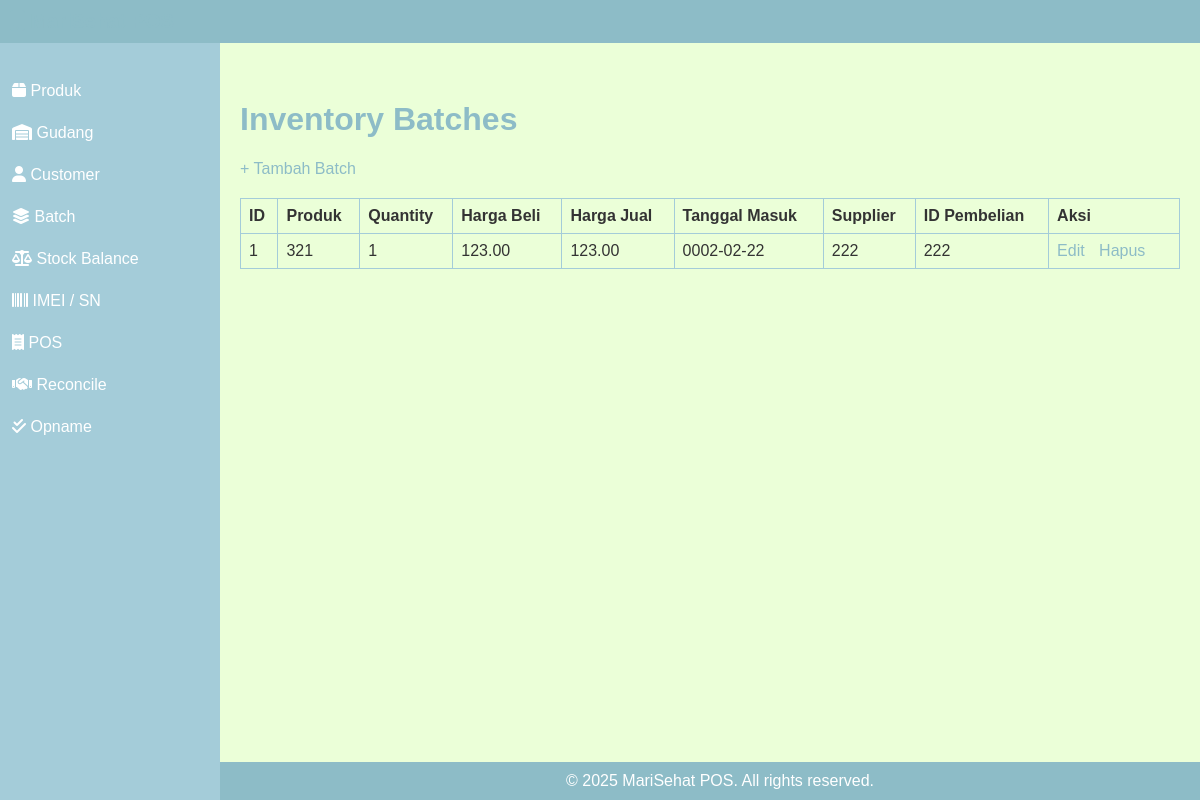
/inventory_batches/index.php, run on an earlier commit of the app's database.
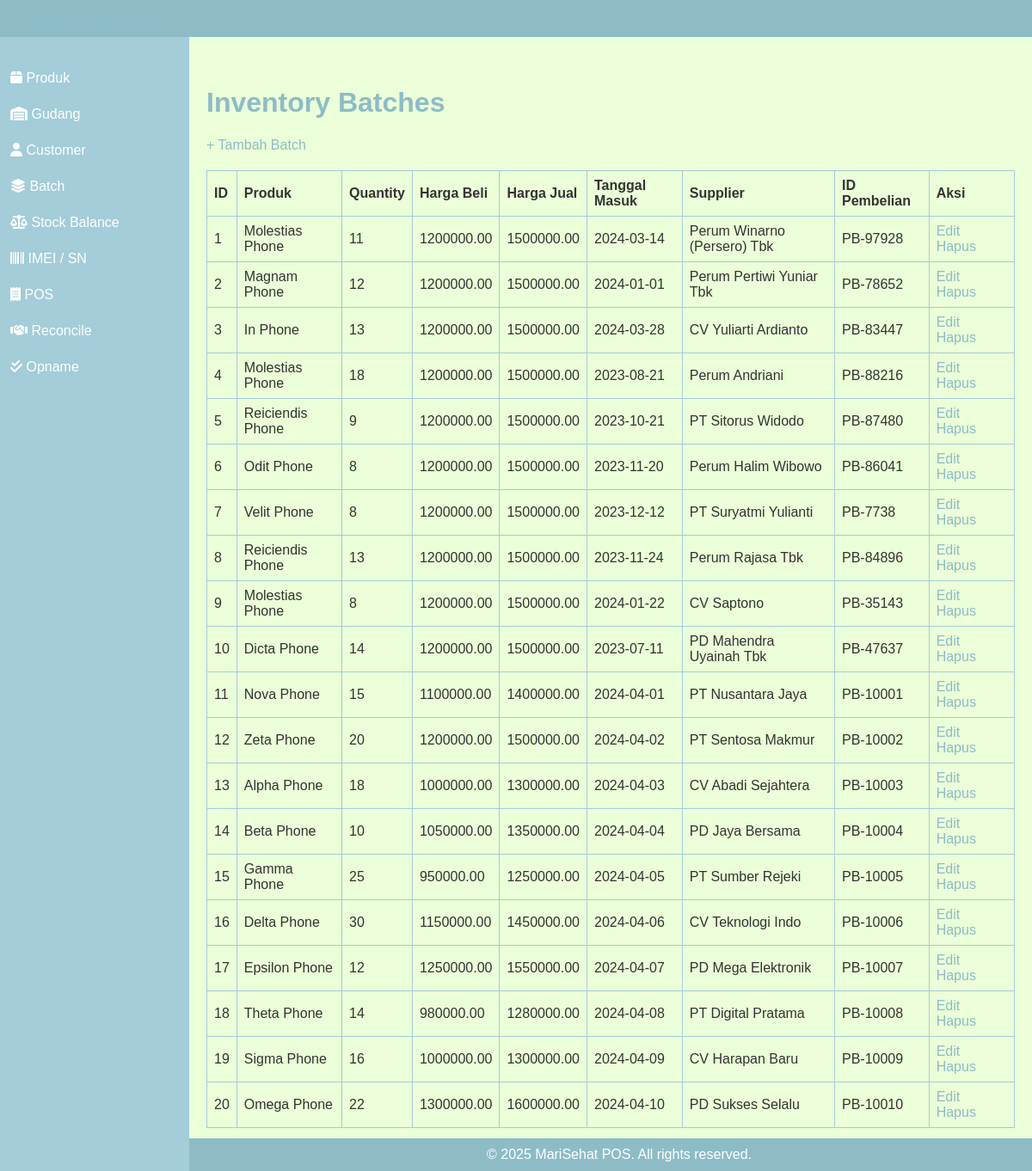
And on a later commit of the database.
### tables this page shows
CREATE TABLE `inventory_batches` (
  `id` int(11) NOT NULL,
  `product_id` int(11) DEFAULT NULL,
  `quantity` int(11) DEFAULT NULL,
  `harga_beli` decimal(15,2) DEFAULT NULL,
  `harga_jual` decimal(15,2) DEFAULT NULL,
  `tanggal_masuk` date DEFAULT NULL,
  `supplier` varchar(100) DEFAULT NULL,
  `id_pembelian` varchar(50) DEFAULT NULL
);

CREATE TABLE `products` (
  `id` int(11) NOT NULL,
  `item_code` varchar(50) DEFAULT NULL,
  `sku` varchar(50) NOT NULL,
  `nama_produk` varchar(100) DEFAULT NULL,
  `variant` varchar(50) DEFAULT NULL,
  `brand` varchar(50) DEFAULT NULL,
  `category` varchar(50) DEFAULT NULL
);

### inventory_batches/index.php (the view)
<?php
require '../db.php';
$stmt = $pdo->query("SELECT inventory_batches.*, products.nama_produk
    FROM inventory_batches
    JOIN products ON inventory_batches.product_id = products.id");
$batches = $stmt->fetchAll();
?>
<link rel="stylesheet" href="../css/style.css">
<?php include '../includes/header.php'; ?>
<?php include '../includes/sidebar.php'; ?>
<h1>Inventory Batches</h1>
<a href="create.php">+ Tambah Batch</a>
<table>
    <tr>
        <th>ID</th>
        <th>Produk</th>
        <th>Quantity</th>
        <th>Harga Beli</th>
        <th>Harga Jual</th>
        <th>Tanggal Masuk</th>
        <th>Supplier</th>
        <th>ID Pembelian</th>
        <th>Aksi</th>
    </tr>
    <?php foreach ($batches as $b): ?>
    <tr>
        <td><?= $b['id'] ?></td>
        <td><?= htmlspecialchars($b['nama_produk']) ?></td>
        <td><?= $b['quantity'] ?></td>
        <td><?= $b['harga_beli'] ?></td>
        <td><?= $b['harga_jual'] ?></td>
        <td><?= $b['tanggal_masuk'] ?></td>
        <td><?= htmlspecialchars($b['supplier']) ?></td>
        <td><?= htmlspecialchars($b['id_pembelian']) ?></td>
        <td>
            <a href="edit.php?id=<?= $b['id'] ?>">Edit</a>
            <a href="delete.php?id=<?= $b['id'] ?>" onclick="return confirm('Yakin hapus?')">Hapus</a>
        </td>
    </tr>
    <?php endforeach; ?>
</table>
<?php include '../includes/footer.php'; ?>

What changed in the data, as far as the page shows it:
changed inventory_batches id 1: product.nama_produk "321" → "Molestias Phone"; quantity "1" → "11"; harga_beli "123.00" → "1200000.00"; harga_jual "123.00" → "1500000.00"; tanggal_masuk "0002-02-22" → "2024-03-14"; supplier "222" → "Perum Winarno (Persero) Tbk"; id_pembelian "222" → "PB-97928"
added inventory_batches: id "2", product.nama_produk "Magnam Phone", quantity "12", harga_beli "1200000.00", harga_jual "1500000.00", tanggal_masuk "2024-01-01", supplier "Perum Pertiwi Yuniar Tbk", id_pembelian "PB-78652"
added inventory_batches: id "3", product.nama_produk "In Phone", quantity "13", harga_beli "1200000.00", harga_jual "1500000.00", tanggal_masuk "2024-03-28", supplier "CV Yuliarti Ardianto", id_pembelian "PB-83447"
added inventory_batches: id "4", product.nama_produk "Molestias Phone", quantity "18", harga_beli "1200000.00", harga_jual "1500000.00", tanggal_masuk "2023-08-21", supplier "Perum Andriani", id_pembelian "PB-88216"
added inventory_batches: id "5", product.nama_produk "Reiciendis Phone", quantity "9", harga_beli "1200000.00", harga_jual "1500000.00", tanggal_masuk "2023-10-21", supplier "PT Sitorus Widodo", id_pembelian "PB-87480"
added inventory_batches: id "6", product.nama_produk "Odit Phone", quantity "8", harga_beli "1200000.00", harga_jual "1500000.00", tanggal_masuk "2023-11-20", supplier "Perum Halim Wibowo", id_pembelian "PB-86041"
added inventory_batches: id "7", product.nama_produk "Velit Phone", quantity "8", harga_beli "1200000.00", harga_jual "1500000.00", tanggal_masuk "2023-12-12", supplier "PT Suryatmi Yulianti", id_pembelian "PB-7738"
added inventory_batches: id "8", product.nama_produk "Reiciendis Phone", quantity "13", harga_beli "1200000.00", harga_jual "1500000.00", tanggal_masuk "2023-11-24", supplier "Perum Rajasa Tbk", id_pembelian "PB-84896"
added inventory_batches: id "9", product.nama_produk "Molestias Phone", quantity "8", harga_beli "1200000.00", harga_jual "1500000.00", tanggal_masuk "2024-01-22", supplier "CV Saptono", id_pembelian "PB-35143"
added inventory_batches: id "10", product.nama_produk "Dicta Phone", quantity "14", harga_beli "1200000.00", harga_jual "1500000.00", tanggal_masuk "2023-07-11", supplier "PD Mahendra Uyainah Tbk", id_pembelian "PB-47637"
added inventory_batches: id "11", product.nama_produk "Nova Phone", quantity "15", harga_beli "1100000.00", harga_jual "1400000.00", tanggal_masuk "2024-04-01", supplier "PT Nusantara Jaya", id_pembelian "PB-10001"
added inventory_batches: id "12", product.nama_produk "Zeta Phone", quantity "20", harga_beli "1200000.00", harga_jual "1500000.00", tanggal_masuk "2024-04-02", supplier "PT Sentosa Makmur", id_pembelian "PB-10002"
added inventory_batches: id "13", product.nama_produk "Alpha Phone", quantity "18", harga_beli "1000000.00", harga_jual "1300000.00", tanggal_masuk "2024-04-03", supplier "CV Abadi Sejahtera", id_pembelian "PB-10003"
added inventory_batches: id "14", product.nama_produk "Beta Phone", quantity "10", harga_beli "1050000.00", harga_jual "1350000.00", tanggal_masuk "2024-04-04", supplier "PD Jaya Bersama", id_pembelian "PB-10004"
added inventory_batches: id "15", product.nama_produk "Gamma Phone", quantity "25", harga_beli "950000.00", harga_jual "1250000.00", tanggal_masuk "2024-04-05", supplier "PT Sumber Rejeki", id_pembelian "PB-10005"
added inventory_batches: id "16", product.nama_produk "Delta Phone", quantity "30", harga_beli "1150000.00", harga_jual "1450000.00", tanggal_masuk "2024-04-06", supplier "CV Teknologi Indo", id_pembelian "PB-10006"
added inventory_batches: id "17", product.nama_produk "Epsilon Phone", quantity "12", harga_beli "1250000.00", harga_jual "1550000.00", tanggal_masuk "2024-04-07", supplier "PD Mega Elektronik", id_pembelian "PB-10007"
added inventory_batches: id "18", product.nama_produk "Theta Phone", quantity "14", harga_beli "980000.00", harga_jual "1280000.00", tanggal_masuk "2024-04-08", supplier "PT Digital Pratama", id_pembelian "PB-10008"
added inventory_batches: id "19", product.nama_produk "Sigma Phone", quantity "16", harga_beli "1000000.00", harga_jual "1300000.00", tanggal_masuk "2024-04-09", supplier "CV Harapan Baru", id_pembelian "PB-10009"
added inventory_batches: id "20", product.nama_produk "Omega Phone", quantity "22", harga_beli "1300000.00", harga_jual "1600000.00", tanggal_masuk "2024-04-10", supplier "PD Sukses Selalu", id_pembelian "PB-10010"
